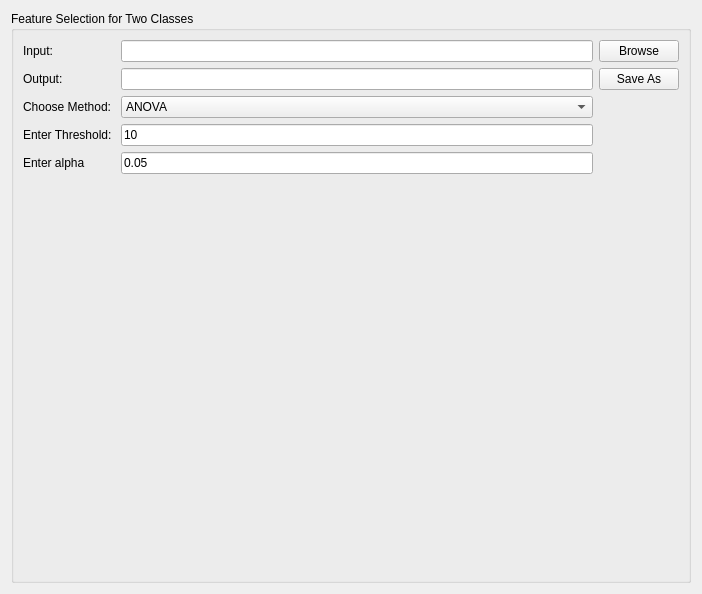
<?xml version="1.0" encoding="UTF-8"?>
<ui version="4.0">
 <class>Form</class>
 <widget class="QWidget" name="Form">
  <property name="geometry">
   <rect>
    <x>0</x>
    <y>0</y>
    <width>702</width>
    <height>594</height>
   </rect>
  </property>
  <property name="windowTitle">
   <string>Form</string>
  </property>
  <layout class="QVBoxLayout" name="verticalLayout">
   <item>
    <widget class="QGroupBox" name="groupBox">
     <property name="title">
      <string>Feature Selection for Two Classes</string>
     </property>
     <layout class="QGridLayout" name="gridLayout">
      <item row="2" column="0">
       <widget class="QLabel" name="label_3">
        <property name="text">
         <string>Choose Method: </string>
        </property>
       </widget>
      </item>
      <item row="1" column="3">
       <widget class="QPushButton" name="pushButton_2">
        <property name="text">
         <string>Save As</string>
        </property>
       </widget>
      </item>
      <item row="2" column="2">
       <widget class="QComboBox" name="comboBox">
        <item>
         <property name="text">
          <string>ANOVA</string>
         </property>
        </item>
        <item>
         <property name="text">
          <string>Mutual Information</string>
         </property>
        </item>
        <item>
         <property name="text">
          <string>F Classification</string>
         </property>
        </item>
        <item>
         <property name="text">
          <string>Kruskal</string>
         </property>
        </item>
        <item>
         <property name="text">
          <string>SDI</string>
         </property>
        </item>
        <item>
         <property name="text">
          <string>Normalised Index Selection</string>
         </property>
        </item>
       </widget>
      </item>
      <item row="0" column="3">
       <widget class="QPushButton" name="pushButton">
        <property name="text">
         <string>Browse</string>
        </property>
       </widget>
      </item>
      <item row="0" column="0">
       <widget class="QLabel" name="label_2">
        <property name="text">
         <string>Input:</string>
        </property>
       </widget>
      </item>
      <item row="1" column="0">
       <widget class="QLabel" name="label_4">
        <property name="text">
         <string>Output:</string>
        </property>
       </widget>
      </item>
      <item row="4" column="0">
       <widget class="QLabel" name="label_6">
        <property name="text">
         <string>Enter alpha</string>
        </property>
       </widget>
      </item>
      <item row="3" column="0">
       <widget class="QLabel" name="label">
        <property name="text">
         <string>Enter Threshold:</string>
        </property>
       </widget>
      </item>
      <item row="4" column="2">
       <widget class="QLineEdit" name="lineEdit_2">
        <property name="text">
         <string>0.05</string>
        </property>
       </widget>
      </item>
      <item row="5" column="0">
       <widget class="QLabel" name="label_5">
        <property name="text">
         <string/>
        </property>
       </widget>
      </item>
      <item row="3" column="2">
       <widget class="QLineEdit" name="lineEdit">
        <property name="text">
         <string>10</string>
        </property>
       </widget>
      </item>
      <item row="1" column="2">
       <widget class="QLineEdit" name="lineEdit_4"/>
      </item>
      <item row="0" column="2">
       <widget class="QLineEdit" name="lineEdit_3"/>
      </item>
     </layout>
    </widget>
   </item>
  </layout>
 </widget>
 <resources/>
 <connections/>
</ui>
